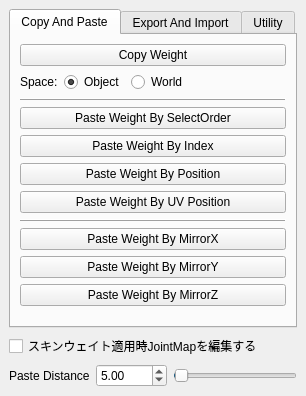
<?xml version="1.0" encoding="UTF-8"?>
<ui version="4.0">
 <class>MainWindow</class>
 <widget class="QMainWindow" name="MainWindow">
  <property name="geometry">
   <rect>
    <x>0</x>
    <y>0</y>
    <width>306</width>
    <height>396</height>
   </rect>
  </property>
  <property name="windowTitle">
   <string>GlpSkinWeightEditor</string>
  </property>
  <widget class="QWidget" name="centralwidget">
   <layout class="QGridLayout" name="gridLayout">
    <item row="0" column="0">
     <layout class="QVBoxLayout" name="verticalLayout">
      <item>
       <widget class="QTabWidget" name="tabWidget">
        <property name="currentIndex">
         <number>0</number>
        </property>
        <widget class="QWidget" name="tab_2">
         <attribute name="title">
          <string>Copy And Paste</string>
         </attribute>
         <layout class="QGridLayout" name="gridLayout_3">
          <item row="0" column="0">
           <layout class="QVBoxLayout" name="verticalLayout_3">
            <item>
             <widget class="QPushButton" name="copy_btn">
              <property name="text">
               <string>Copy Weight</string>
              </property>
             </widget>
            </item>
            <item>
             <layout class="QHBoxLayout" name="horizontalLayout_2">
              <item>
               <widget class="QLabel" name="label_2">
                <property name="text">
                 <string>Space:</string>
                </property>
               </widget>
              </item>
              <item>
               <widget class="QRadioButton" name="copy_obj_space_rb">
                <property name="text">
                 <string>Object</string>
                </property>
                <property name="checked">
                 <bool>true</bool>
                </property>
               </widget>
              </item>
              <item>
               <widget class="QRadioButton" name="copy_world_space_rb">
                <property name="text">
                 <string>World</string>
                </property>
               </widget>
              </item>
              <item>
               <spacer name="horizontalSpacer">
                <property name="orientation">
                 <enum>Qt::Horizontal</enum>
                </property>
                <property name="sizeHint" stdset="0">
                 <size>
                  <width>40</width>
                  <height>20</height>
                 </size>
                </property>
               </spacer>
              </item>
             </layout>
            </item>
            <item>
             <widget class="QFrame" name="frame_3">
              <property name="frameShape">
               <enum>QFrame::HLine</enum>
              </property>
              <property name="frameShadow">
               <enum>QFrame::Raised</enum>
              </property>
             </widget>
            </item>
            <item>
             <widget class="QPushButton" name="paste_by_select_btn">
              <property name="text">
               <string>Paste Weight By SelectOrder</string>
              </property>
             </widget>
            </item>
            <item>
             <widget class="QPushButton" name="paste_by_index_btn">
              <property name="text">
               <string>Paste Weight By Index</string>
              </property>
             </widget>
            </item>
            <item>
             <widget class="QPushButton" name="paste_by_pos_btn">
              <property name="text">
               <string>Paste Weight By Position</string>
              </property>
             </widget>
            </item>
            <item>
             <widget class="QPushButton" name="paste_by_uv_pos_btn">
              <property name="text">
               <string>Paste Weight By UV Position</string>
              </property>
             </widget>
            </item>
            <item>
             <widget class="QFrame" name="frame_4">
              <property name="frameShape">
               <enum>QFrame::HLine</enum>
              </property>
              <property name="frameShadow">
               <enum>QFrame::Raised</enum>
              </property>
             </widget>
            </item>
            <item>
             <widget class="QPushButton" name="paste_mirror_x_btn">
              <property name="text">
               <string>Paste Weight By MirrorX</string>
              </property>
             </widget>
            </item>
            <item>
             <widget class="QPushButton" name="paste_mirror_y_btn">
              <property name="text">
               <string>Paste Weight By MirrorY</string>
              </property>
             </widget>
            </item>
            <item>
             <widget class="QPushButton" name="paste_mirror_z_btn">
              <property name="text">
               <string>Paste Weight By MirrorZ</string>
              </property>
             </widget>
            </item>
           </layout>
          </item>
          <item row="1" column="0">
           <spacer name="verticalSpacer">
            <property name="orientation">
             <enum>Qt::Vertical</enum>
            </property>
            <property name="sizeHint" stdset="0">
             <size>
              <width>20</width>
              <height>40</height>
             </size>
            </property>
           </spacer>
          </item>
         </layout>
        </widget>
        <widget class="QWidget" name="tab">
         <attribute name="title">
          <string>Export And Import</string>
         </attribute>
         <layout class="QGridLayout" name="gridLayout_2">
          <item row="0" column="0">
           <layout class="QVBoxLayout" name="verticalLayout_2">
            <item>
             <widget class="QPushButton" name="export_btn">
              <property name="text">
               <string>Export Weight</string>
              </property>
             </widget>
            </item>
            <item>
             <layout class="QHBoxLayout" name="horizontalLayout_3">
              <item>
               <widget class="QLabel" name="label_3">
                <property name="text">
                 <string>Space:</string>
                </property>
               </widget>
              </item>
              <item>
               <widget class="QRadioButton" name="export_obj_space_rb">
                <property name="text">
                 <string>Object</string>
                </property>
                <property name="checked">
                 <bool>true</bool>
                </property>
               </widget>
              </item>
              <item>
               <widget class="QRadioButton" name="export_world_space_rb">
                <property name="text">
                 <string>World</string>
                </property>
               </widget>
              </item>
              <item>
               <spacer name="horizontalSpacer_2">
                <property name="orientation">
                 <enum>Qt::Horizontal</enum>
                </property>
                <property name="sizeHint" stdset="0">
                 <size>
                  <width>40</width>
                  <height>20</height>
                 </size>
                </property>
               </spacer>
              </item>
             </layout>
            </item>
            <item>
             <widget class="QFrame" name="frame">
              <property name="frameShape">
               <enum>QFrame::HLine</enum>
              </property>
              <property name="frameShadow">
               <enum>QFrame::Raised</enum>
              </property>
             </widget>
            </item>
            <item>
             <widget class="QPushButton" name="import_by_select_btn">
              <property name="text">
               <string>Import Weight By SelectOrder</string>
              </property>
             </widget>
            </item>
            <item>
             <widget class="QPushButton" name="import_by_index_btn">
              <property name="text">
               <string>Import Weight By Index</string>
              </property>
             </widget>
            </item>
            <item>
             <widget class="QPushButton" name="import_by_pos_btn">
              <property name="text">
               <string>Import Weight By Position</string>
              </property>
             </widget>
            </item>
            <item>
             <widget class="QPushButton" name="import_by_uv_pos_btn">
              <property name="text">
               <string>Import Weight By UV Position</string>
              </property>
             </widget>
            </item>
            <item>
             <widget class="QFrame" name="frame_2">
              <property name="frameShape">
               <enum>QFrame::HLine</enum>
              </property>
              <property name="frameShadow">
               <enum>QFrame::Raised</enum>
              </property>
             </widget>
            </item>
            <item>
             <widget class="QPushButton" name="import_mirror_x_btn">
              <property name="text">
               <string>Import Weight By MirrorX</string>
              </property>
             </widget>
            </item>
            <item>
             <widget class="QPushButton" name="import_mirror_y_btn">
              <property name="text">
               <string>Import Weight By MirrorY</string>
              </property>
             </widget>
            </item>
            <item>
             <widget class="QPushButton" name="import_mirror_z_btn">
              <property name="text">
               <string>Import Weight By MirrorZ</string>
              </property>
             </widget>
            </item>
           </layout>
          </item>
          <item row="1" column="0">
           <spacer name="verticalSpacer_2">
            <property name="orientation">
             <enum>Qt::Vertical</enum>
            </property>
            <property name="sizeHint" stdset="0">
             <size>
              <width>20</width>
              <height>40</height>
             </size>
            </property>
           </spacer>
          </item>
         </layout>
         <zorder>verticalSpacer_2</zorder>
        </widget>
        <widget class="QWidget" name="tab_3">
         <attribute name="title">
          <string>Utility</string>
         </attribute>
         <layout class="QGridLayout" name="gridLayout_4">
          <item row="0" column="0">
           <layout class="QVBoxLayout" name="verticalLayout_4">
            <item>
             <widget class="QLabel" name="label_4">
              <property name="text">
               <string>Round Weight</string>
              </property>
             </widget>
            </item>
            <item>
             <layout class="QHBoxLayout" name="horizontalLayout_4">
              <item>
               <widget class="QLabel" name="label_6">
                <property name="minimumSize">
                 <size>
                  <width>75</width>
                  <height>0</height>
                 </size>
                </property>
                <property name="text">
                 <string>Fraction Digit</string>
                </property>
               </widget>
              </item>
              <item>
               <widget class="QSpinBox" name="round_digits_spin">
                <property name="minimum">
                 <number>1</number>
                </property>
                <property name="maximum">
                 <number>10</number>
                </property>
                <property name="value">
                 <number>2</number>
                </property>
               </widget>
              </item>
              <item>
               <widget class="QSlider" name="round_digits_sl">
                <property name="minimum">
                 <number>1</number>
                </property>
                <property name="maximum">
                 <number>10</number>
                </property>
                <property name="value">
                 <number>2</number>
                </property>
                <property name="orientation">
                 <enum>Qt::Horizontal</enum>
                </property>
               </widget>
              </item>
             </layout>
            </item>
            <item>
             <widget class="QPushButton" name="round_weight_btn">
              <property name="text">
               <string>Round Weight</string>
              </property>
             </widget>
            </item>
            <item>
             <widget class="QPushButton" name="check_round_weight_btn">
              <property name="text">
               <string>Check Round Weight</string>
              </property>
             </widget>
            </item>
            <item>
             <widget class="QFrame" name="frame_5">
              <property name="frameShape">
               <enum>QFrame::HLine</enum>
              </property>
              <property name="frameShadow">
               <enum>QFrame::Raised</enum>
              </property>
             </widget>
            </item>
            <item>
             <widget class="QLabel" name="label_5">
              <property name="text">
               <string>Max Influence</string>
              </property>
             </widget>
            </item>
            <item>
             <layout class="QHBoxLayout" name="horizontalLayout_5">
              <item>
               <widget class="QLabel" name="label_7">
                <property name="minimumSize">
                 <size>
                  <width>75</width>
                  <height>0</height>
                 </size>
                </property>
                <property name="text">
                 <string>Influence Num</string>
                </property>
               </widget>
              </item>
              <item>
               <widget class="QSpinBox" name="inf_num_spin">
                <property name="minimum">
                 <number>1</number>
                </property>
                <property name="maximum">
                 <number>10</number>
                </property>
                <property name="value">
                 <number>2</number>
                </property>
               </widget>
              </item>
              <item>
               <widget class="QSlider" name="inf_num_sl">
                <property name="minimum">
                 <number>1</number>
                </property>
                <property name="maximum">
                 <number>10</number>
                </property>
                <property name="value">
                 <number>2</number>
                </property>
                <property name="orientation">
                 <enum>Qt::Horizontal</enum>
                </property>
               </widget>
              </item>
             </layout>
            </item>
            <item>
             <widget class="QPushButton" name="set_max_inf_btn">
              <property name="text">
               <string>Set Max Influence</string>
              </property>
             </widget>
            </item>
            <item>
             <widget class="QPushButton" name="check_max_inf_btn">
              <property name="text">
               <string>Check Max Influence</string>
              </property>
             </widget>
            </item>
            <item>
             <spacer name="verticalSpacer_3">
              <property name="orientation">
               <enum>Qt::Vertical</enum>
              </property>
              <property name="sizeHint" stdset="0">
               <size>
                <width>20</width>
                <height>40</height>
               </size>
              </property>
             </spacer>
            </item>
           </layout>
          </item>
         </layout>
        </widget>
       </widget>
      </item>
     </layout>
    </item>
    <item row="2" column="0">
     <layout class="QHBoxLayout" name="horizontalLayout">
      <item>
       <widget class="QLabel" name="label">
        <property name="text">
         <string>Paste Distance</string>
        </property>
       </widget>
      </item>
      <item>
       <widget class="QDoubleSpinBox" name="paste_distance_ds">
        <property name="maximum">
         <double>1000.000000000000000</double>
        </property>
        <property name="value">
         <double>5.000000000000000</double>
        </property>
       </widget>
      </item>
      <item>
       <widget class="QSlider" name="paste_distance_sl">
        <property name="maximum">
         <number>1000</number>
        </property>
        <property name="value">
         <number>5</number>
        </property>
        <property name="orientation">
         <enum>Qt::Horizontal</enum>
        </property>
       </widget>
      </item>
     </layout>
    </item>
    <item row="1" column="0">
     <widget class="QCheckBox" name="edit_joint_map_cb">
      <property name="text">
       <string>スキンウェイト適用時JointMapを編集する</string>
      </property>
     </widget>
    </item>
   </layout>
  </widget>
 </widget>
 <resources/>
 <connections/>
</ui>
